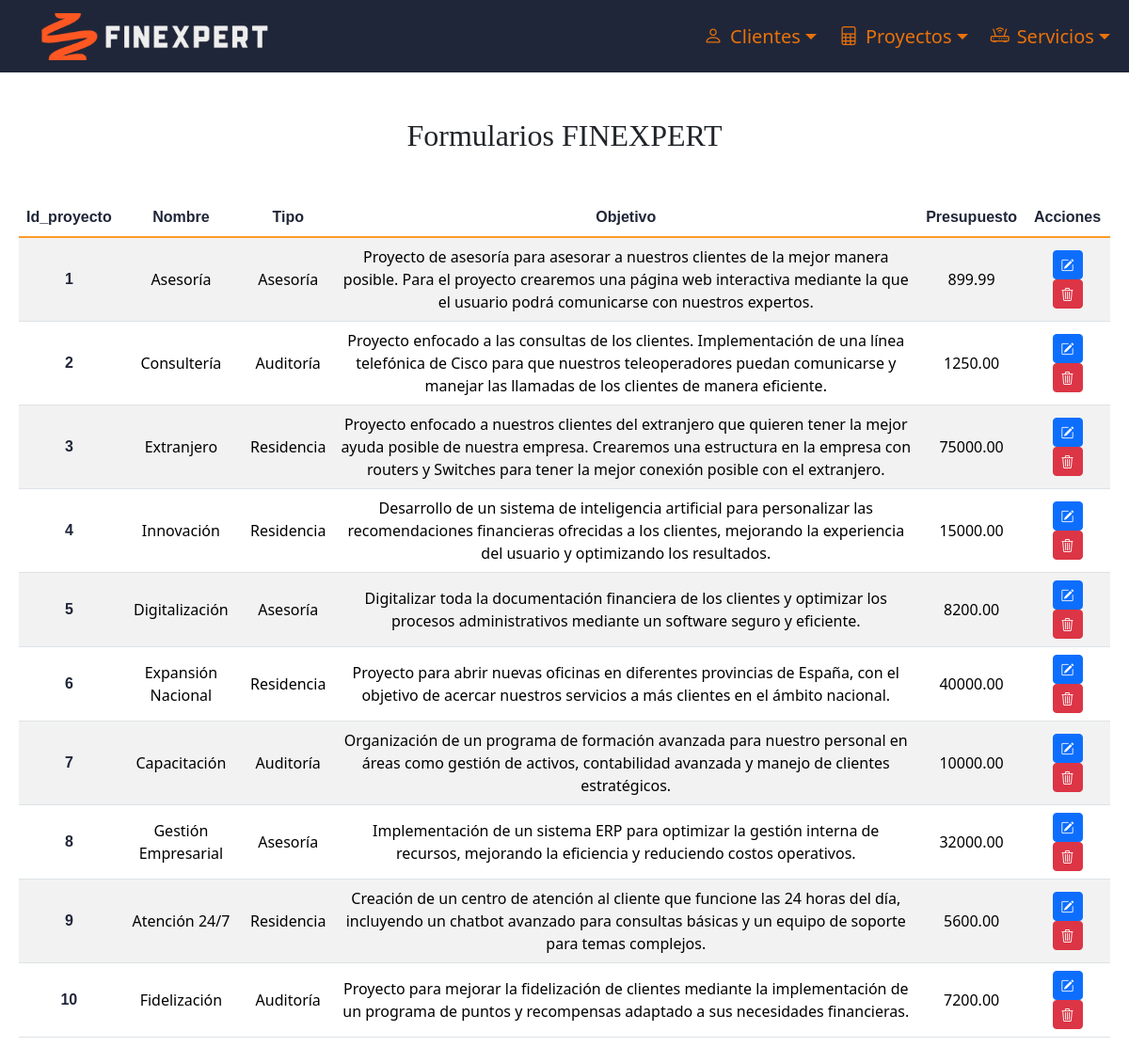
The page /procesar_buscar_proyecto.php on the database its author committed.
### tables this page shows
CREATE TABLE `Proyectos` (
  `id` int NOT NULL,
  `nombre` varchar(50) NOT NULL,
  `tipo` varchar(50) NOT NULL,
  `objetivo` varchar(1500) NOT NULL,
  `presupuesto` double(10,2) NOT NULL,
  `id_Cliente` int DEFAULT NULL
);

### procesar_buscar_proyecto.php (the view, shortened to what this page needs)
<?php
$conexion = obtenerConexion();
$nombreProyecto = $_GET['txtBuscarProyecto'];
$sql = "SELECT * FROM Proyectos
WHERE Proyectos.nombre LIKE '%" . $nombreProyecto . "%';";
$resultado = mysqli_query($conexion, $sql);
if (mysqli_num_rows($resultado) > 0) {
    $tabla = "<div class='container-fluid my-5 text-center'>
    <div class='px-2 table-responsive' id='contenidoBusqueda'>
    <table class='table table-striped'><thead><tr>
    <th scope='col'>Id_proyecto</th>
    <th scope='col'>Nombre</th>
    <th scope='col'>Tipo</th>
    <th scope='col'>Objetivo</th>
    <th scope='col'>Presupuesto</th>
    <th scope='col'>Acciones</th>
    </tr></thead><tbody class='table-group-divider'>";
    while ($fila = mysqli_fetch_assoc($resultado)) {
        $tabla .= "<tr>
        <th scope='row' class='align-middle'>{$fila['id']}</th>
        <td class='align-middle'>{$fila['nombre']}</td>
        <td class='align-middle'>{$fila['tipo']}</td>
        <td class='align-middle'>{$fila['objetivo']}</td>
        <td class='align-middle'>{$fila['presupuesto']}</td>
        <td class='align-middle'>
            <form action='modificar_proyecto.php' method='post' style='display: inline;'>
                <input type='hidden' name='datos_proyecto' value='" . htmlspecialchars(json_encode($fila), ENT_QUOTES, 'UTF-8') . "'>
                <button type='submit' class='btn btn-primary btn-sm mx-1'>
                    <i class='bi bi-pencil-square' id='lapiz'></i>
                </button>
            </form>
            <form action='procesar_eliminar_proyecto.php' method='post' style='display: inline;'>
                <input type='hidden' name='datos_proyecto' value='" . htmlspecialchars(json_encode($fila), ENT_QUOTES, 'UTF-8') . "'>
                <button type='submit' class='btn btn-danger btn-sm mx-1'>
                    <i class='bi bi-trash3' id='basura'></i>
                </button>
            </form>
        </td>
        </tr>";
    }
    $tabla .= "</tbody></table>";
} else {
    $tabla = "<h2 class='text-center mt-5'>No se han encontrado proyectos con el nombre $nombreProyecto</h2>";
}
echo $tabla;
echo "</div></div>";

### estilo.css (style rules this page uses)
.navbar { background-color: #202639; }
.navbar-brand img { height: 50px; }
.navbar-nav .nav-link { color: #e9720a !important; font-size: 0.79rem; }
h2 { font-family: "Homer Simpson UI"; }
h3, th { font-family: "Segoe IU", sans-serif; }
.btn { transition: transform 0.3s ease; }
.table-group-divider { color:#fd9b27; }
th { color: #202639 !important; }

### rows shown on the page
proyectos: id "1", nombre "Asesoría", tipo "Asesoría", objetivo "Proyecto de asesoría para asesorar a nuestros clientes de la mejor manera posible. Para el proyecto crearemos una página web interactiva mediante la que el usuario podrá comunicarse con nuestros expertos.", presupuesto "899.99"
proyectos: id "2", nombre "Consultería", tipo "Auditoría", objetivo "Proyecto enfocado a las consultas de los clientes. Implementación de una línea telefónica de Cisco para que nuestros teleoperadores puedan comunicarse y manejar las llamadas de los clientes de manera eficiente.", presupuesto "1250.00"
proyectos: id "3", nombre "Extranjero", tipo "Residencia", objetivo "Proyecto enfocado a nuestros clientes del extranjero que quieren tener la mejor ayuda posible de nuestra empresa. Crearemos una estructura en la empresa con routers y Switches para tener la mejor conexión posible con el extranjero.", presupuesto "75000.00"
proyectos: id "4", nombre "Innovación", tipo "Residencia", objetivo "Desarrollo de un sistema de inteligencia artificial para personalizar las recomendaciones financieras ofrecidas a los clientes, mejorando la experiencia del usuario y optimizando los resultados.", presupuesto "15000.00"
proyectos: id "5", nombre "Digitalización", tipo "Asesoría", objetivo "Digitalizar toda la documentación financiera de los clientes y optimizar los procesos administrativos mediante un software seguro y eficiente.", presupuesto "8200.00"
proyectos: id "6", nombre "Expansión Nacional", tipo "Residencia", objetivo "Proyecto para abrir nuevas oficinas en diferentes provincias de España, con el objetivo de acercar nuestros servicios a más clientes en el ámbito nacional.", presupuesto "40000.00"
proyectos: id "7", nombre "Capacitación", tipo "Auditoría", objetivo "Organización de un programa de formación avanzada para nuestro personal en áreas como gestión de activos, contabilidad avanzada y manejo de clientes estratégicos.", presupuesto "10000.00"
proyectos: id "8", nombre "Gestión Empresarial", tipo "Asesoría", objetivo "Implementación de un sistema ERP para optimizar la gestión interna de recursos, mejorando la eficiencia y reduciendo costos operativos.", presupuesto "32000.00"
proyectos: id "9", nombre "Atención 24/7", tipo "Residencia", objetivo "Creación de un centro de atención al cliente que funcione las 24 horas del día, incluyendo un chatbot avanzado para consultas básicas y un equipo de soporte para temas complejos.", presupuesto "5600.00"
proyectos: id "10", nombre "Fidelización", tipo "Auditoría", objetivo "Proyecto para mejorar la fidelización de clientes mediante la implementación de un programa de puntos y recompensas adaptado a sus necesidades financieras.", presupuesto "7200.00"
